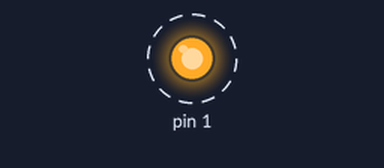
Simulated run of this sketch. Board: Arduino Leonardo, built with avr-gcc and run on an emulated ATmega32U4. Parts: output pins drawn as LEDs (lit = HIGH). Dashed ring = blinking. USB keyboard and mouse output is not drawn.

Above: at 0.02 s.
Timing chart, 0 to 3.0 s (numbered marks = the images above):
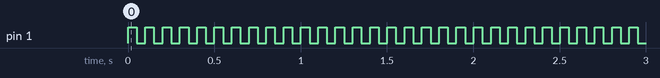

Measured:
- by itself, pin 1: alternates HIGH for 0.05 s and LOW for 0.05 s

The sketch:

Atmega32u4_movepixel.ino
```cpp
#include <Mouse.h>
void setup(){
  Mouse.begin();
  pinMode(1, OUTPUT);
}

void loop() {
  while(true) {
    digitalWrite(1, HIGH);
    Mouse.move(2,0,0); // 2px right
    delay(50);
    Mouse.move(-2,0,0); // 2px left
    digitalWrite(1, LOW);
    delay(50);
  }
}
```
